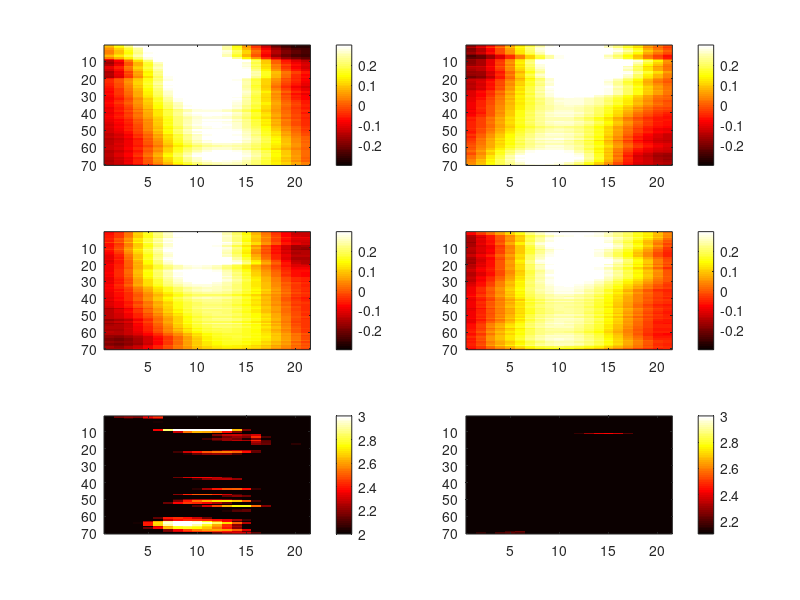

This figure's MATLAB source:

%% fig 5 and S6
clear
load('fig5_s6.mat','mean_seg_pos_Hi','mean_seg_pos_Lo','t_pos_high_low','mean_seg_neg_Hi','mean_seg_neg_Lo','t_neg_high_low')

figure,
subplot(321),imagesc(mean_seg_pos_Hi,[-.3 .3]),colormap jet,colorbar
subplot(323),imagesc(mean_seg_pos_Lo,[-.3 .3]),colormap jet,colorbar
subplot(325),imagesc(t_pos_high_low,[2 3]),colormap hot,colorbar

subplot(322),imagesc(mean_seg_neg_Hi,[-.3 .3]),colormap jet,colorbar
subplot(324),imagesc(mean_seg_neg_Lo,[-.3 .3]),colormap jet,colorbar
subplot(326),imagesc(t_neg_high_low,[2.1 3]),colormap hot,colorbar

% please load propagation spatial pattern with Connectome WorkBench :
% No.6,11,17 volume

% path: .
% pos_high_csf_abeta (corresponding to mean_seg_pos_Hi):epi11_surfSM.dscalar.nii
% pos_low_csf_abeta (corresponding to mean_seg_pos_Lo):epi22_surfSM.dscalar.nii
% t_pos_Hi_Lo_csf_abeta (corresponding to t_pos_high_low):t_nii11_surfSM.dscalar.nii


% neg_high_csf_abeta (corresponding to mean_seg_neg_Hi):epi33_surfSM.dscalar.nii
% neg_low_csf_abeta (corresponding to mean_seg_neg_Lo):epi44_surfSM.dscalar.nii
% t_neg_Hi_Lo_csf_abeta (corresponding to t_neg_high_low):t_nii22_surfSM.dscalar.nii
